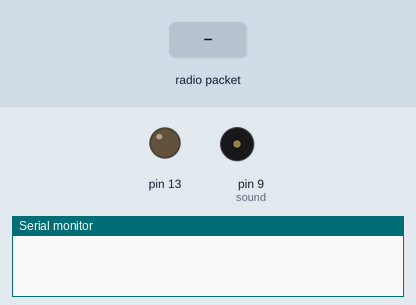
The sketch below on a simulated Arduino Uno, built with avr-gcc and run on an emulated ATmega328P. Shown: output pins drawn as LEDs (lit = HIGH), buzzer (waves = sounding), the last lines printed to the serial monitor. The test bench sets the inputs (shaded band). No radio packets arrive unless stated.

Above: at 1.2 s.
1.3 s: radio packet "1" arrives
At 2.1 s:
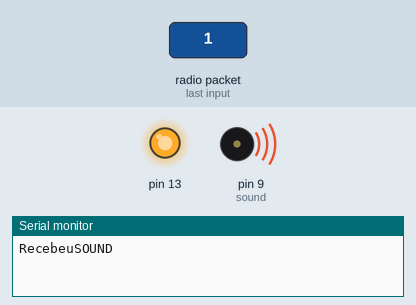
At 3.3 s:
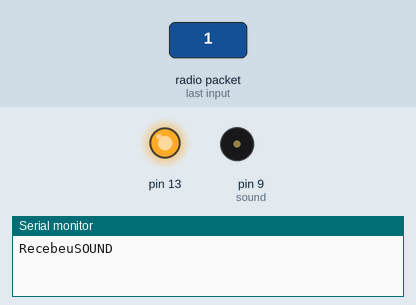
3.8 s: radio packet "0" arrives
At 4.4 s:
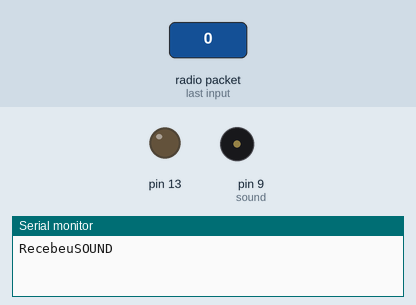
Timing chart, 0 to 6.8 s (numbered marks = the images above; inputs shaded):
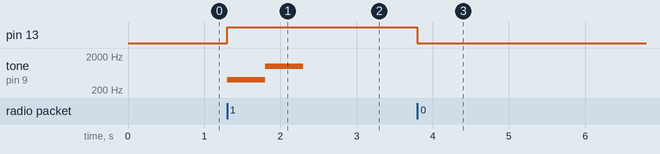

Measured:
- after the input at 1.3 s, pin 13: LOW → HIGH at once; tone on pin 9 (sound): silent → 400 Hz at once, → 1000 Hz 0.50 s later, → silent 0.50 s later
- after the input at 3.8 s, pin 13: HIGH → LOW at once

The sketch:

RF_receptor__ultrasom_.ino
```cpp
//simple Tx on pin D12
//Written By : Mohannad Rawashdeh
// 3:00pm , 13/6/2013
//http://www.genotronex.com/
//..................................
#include <VirtualWire.h>

int sound = 9;
void setup()
{
       Serial.begin(9600); //inicia a porta serial
    vw_set_ptt_inverted(true); // Required for DR3100
    vw_set_rx_pin(2);
    vw_setup(4000);  // Bits per sec
    pinMode(13, OUTPUT);
    vw_rx_start();       // Start the receiver PLL running
}
    void loop()
{
    uint8_t buf[VW_MAX_MESSAGE_LEN];
    uint8_t buflen = VW_MAX_MESSAGE_LEN;

    if (vw_get_message(buf, &buflen)) // Non-blocking
    {
      if(buf[0]=='1'){
            Serial.print("Recebeu");
        digitalWrite(13,1);
        alarm();
      }
   if(buf[0]=='0'){
      digitalWrite(13,0);
    }

}
}
 void alarm(void){
  Serial.print("SOUND");
  tone (sound, 400);
  delay (500);
  tone (sound, 1000);
  delay (500);
  noTone (sound);
}
```
